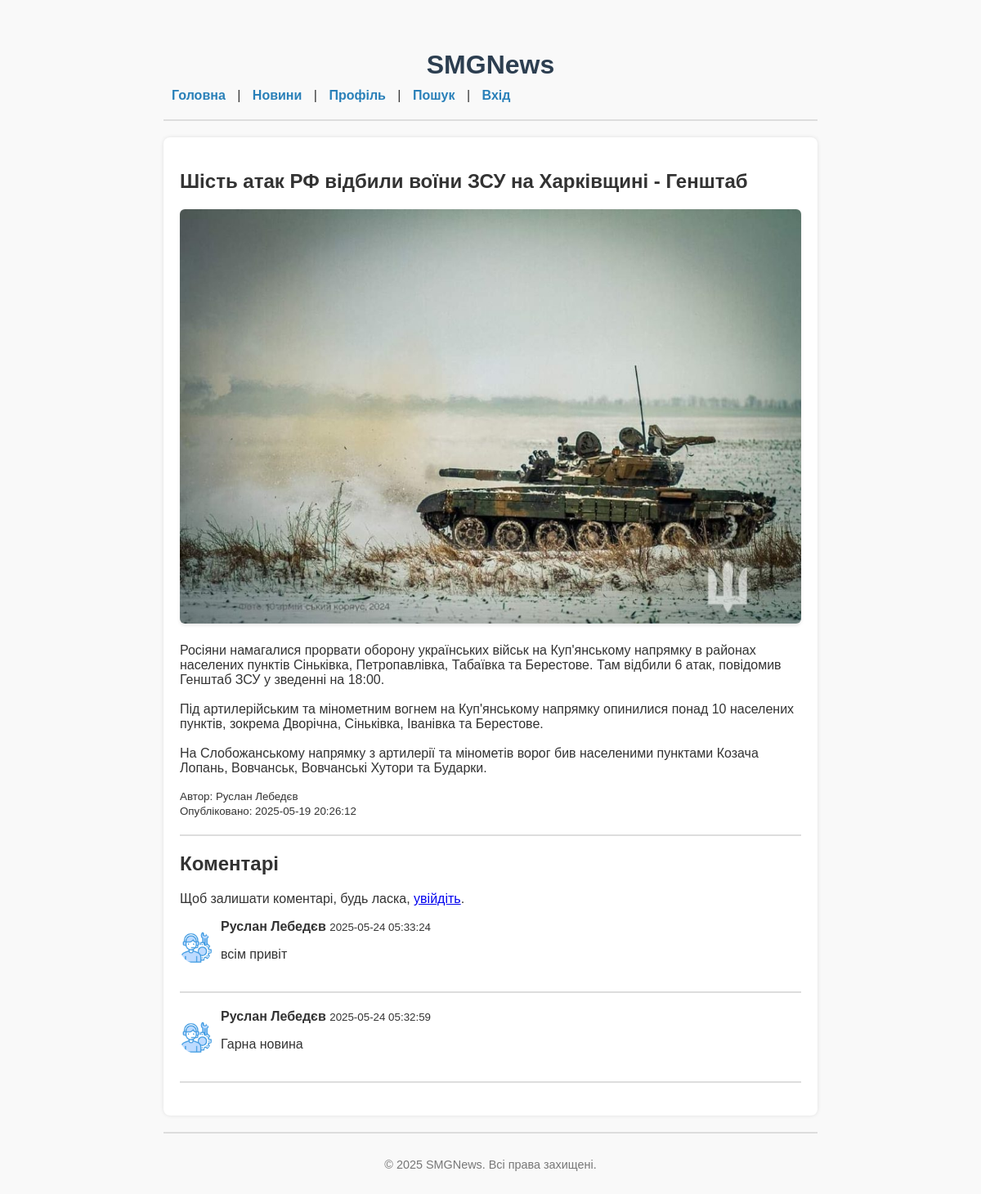
Screenshot of /public/news/17 with the database file from the repository.
### tables this page shows
CREATE TABLE news (
            id INTEGER PRIMARY KEY AUTOINCREMENT,
            title TEXT NOT NULL,
            content TEXT NOT NULL,
            author_id INTEGER,
            is_main INTEGER DEFAULT 0,
            publish_date TEXT, image_path VARCHAR(255) DEFAULT NULL,
            FOREIGN KEY(author_id) REFERENCES users(id)
        );

CREATE TABLE "comments" (
    id INTEGER PRIMARY KEY AUTOINCREMENT,
    news_id INTEGER NOT NULL,
    user_id INTEGER NOT NULL,
    comment_text TEXT NOT NULL,
    created_at TIMESTAMP DEFAULT CURRENT_TIMESTAMP
);

### app/core/View.php (called while the page is built, shortened)
<?php
class View {
    private string $template;
    public function __construct(string $template) {
        $this->template = $template;
    }
    public function render(array $data = []): void {
        require $_SERVER['DOCUMENT_ROOT'] . '/project/app/views/' . $this->template . '.php';
        $content = ob_get_clean();
        require $_SERVER['DOCUMENT_ROOT'] . '/project/app/views/layouts/main.php';
    }
}

### app/controllers/NewsController.php (called while the page is built, shortened)
<?php
class NewsController {
    private $newsRepo;
    private $commentRepo;
    public function __construct() {
        $this->newsRepo = ModelFactory::create('newsrepository');
        $this->newsRepo = ModelFactory::create('newsrepository');
        $this->commentRepo = ModelFactory::create('commentrepository');
    }
    public function detail($id) {
    $newsItem = $this->newsRepo->getNewsById((int)$id);
    if (!$newsItem) {
        $title = 'Новина не знайдена';
    } else {
        $title = $newsItem['title'];
    }
    $baseUrl = '/project/public';
    $comments = $this->commentRepo->getCommentsByNewsId((int)$id);
    $view = new View('news/detail');
    $view->render([
        'title' => $title,
        'newsItem' => $newsItem,
        'baseUrl' => $baseUrl,
        'comments' => $comments,
    ]);
    }
}

### public/index.php (called while the page is built, shortened)
<?php
$basePath = '/project/public';
$requestUri = $_SERVER['REQUEST_URI'];
$uri = parse_url($requestUri, PHP_URL_PATH);
if (strpos($uri, $basePath) === 0) {
    $uri = substr($uri, strlen($basePath));
}
$router = Router::getInstance();
$router->add('/', [\App\Controllers\HomeController::class, 'index']);
$router->add('/news', [\App\Controllers\NewsController::class, 'list']);
$router->add('/news/{id}', [\App\Controllers\NewsController::class, 'detail']);
$router->add('/news/add', [\App\Controllers\NewsController::class, 'addForm']);
$router->add('/news/add_post', [\App\Controllers\NewsController::class, 'add']);
$router->add('/user/profile', [\App\Controllers\UserController::class, 'profile']);
$router->add('/user/login', [\App\Controllers\AuthController::class, 'showLoginForm']);
$router->add('/user/login_post', [\App\Controllers\AuthController::class, 'login']);
$router->add('/user/register_post', [\App\Controllers\AuthController::class, 'register']);
$router->add('/user/logout', [\App\Controllers\AuthController::class, 'logout']);
$router->add('/user/profile/clear_notifications', [\App\Controllers\UserController::class, 'clearNotifications']);
$router->add('/user/profile/delete_notification', [\App\Controllers\UserController::class, 'deleteNotification']);
$router->add('/user/profile/mark_notification_read', [\App\Controllers\UserController::class, 'markNotificationRead']);
$router->add('/news/search', [\App\Controllers\NewsController::class, 'search']);
$router->add('/news/delete/{id}', [\App\Controllers\NewsController::class, 'delete']);
$router->add('/news/set_main/{id}', [\App\Controllers\NewsController::class, 'setMain']);
$router->add('/news/unset_main/{id}', [\App\Controllers\NewsController::class, 'unsetMain']);
$router->add('/comment/add', [\App\Controllers\CommentController::class, 'add']);
$router->add('/comment/delete/{id}', [\App\Controllers\CommentController::class, 'delete']);
$router->add('/user/profile/update', [\App\Controllers\UserController::class, 'updateProfile']);
$router->dispatch($uri);

### app/core/Database.php (called while the page is built, shortened)
<?php
class Database {
    private static ?PDO $connection = null;
    public static function getConnection(string $dbFile = __DIR__ . '/../../smgnews.db'): PDO {
        if (self::$connection === null) {
            try {
                self::$connection = new PDO("sqlite:" . $dbFile);
                self::$connection->setAttribute(PDO::ATTR_ERRMODE, PDO::ERRMODE_EXCEPTION);
                self::$connection->setAttribute(PDO::ATTR_DEFAULT_FETCH_MODE, PDO::FETCH_ASSOC);
            } catch (PDOException $e) {
                die("Ошибка подключения к базе данных: " . $e->getMessage());
            }
        }
        return self::$connection;
    }
}

### app/factories/ModelFactory.php (called while the page is built, shortened)
<?php
class ModelFactory {
    public static function create(string $type, ?DatabaseAdapterInterface $dbAdapter = null): object
    {
        if ($dbAdapter === null) {
            $dbAdapter = new SqliteDatabaseAdapter();
        }
        switch (strtolower($type)) {
            case 'userrepository':
                return new UserRepository($dbAdapter);
            case 'newsrepository':
                $repo = new NewsRepository($dbAdapter);
                return new NewsRepositoryLoggerDecorator($repo);
            case 'commentrepository':
                return new CommentRepository($dbAdapter);
        }
    }
}

### app/decorators/NewsRepositoryLoggerDecorator.php (called while the page is built, shortened)
<?php
class NewsRepositoryLoggerDecorator implements NewsRepositoryInterface
{
    private NewsRepositoryInterface $wrapped;
    public function __construct(NewsRepositoryInterface $wrapped)
    {
        $this->wrapped = $wrapped;
    }
    public function getNewsById(int $id): ?array
    {
        return $this->wrapped->getNewsById($id);
    }
}

### app/models/NewsRepository.php (called while the page is built, shortened)
<?php
class NewsRepository implements NewsRepositoryInterface
{
    private DatabaseAdapterInterface $dbAdapter;
    public function __construct(DatabaseAdapterInterface $dbAdapter)
    {
        $this->dbAdapter = $dbAdapter;
    }
    public function getNewsById(int $id): ?array
    {
        $sql = "
            SELECT news.*, users.username AS author_name, users.display_name
            FROM news
            LEFT JOIN users ON news.author_id = users.id
            WHERE news.id = :id
        ";
        $result = $this->dbAdapter->query($sql, [':id' => $id]);
        return $result[0] ?? null;
    }
}

### app/Database/SqliteDatabaseAdapter.php (called while the page is built, shortened)
<?php
class SqliteDatabaseAdapter implements DatabaseAdapterInterface
{
    private PDO $connection;
    public function __construct(string $dbFile = __DIR__ . '/../../smgnews.db')
    {
        $this->connection = Database::getConnection($dbFile);
    }
    public function query(string $query, array $params = []): array
    {
        $stmt = $this->connection->prepare($query);
        $stmt->execute($params);
        return $stmt->fetchAll(PDO::FETCH_ASSOC);
    }
}

### app/models/CommentRepository.php (called while the page is built, shortened)
<?php
class CommentRepository {
    private $dbAdapter;
    public function __construct(DatabaseAdapterInterface $dbAdapter) {
        $this->dbAdapter = $dbAdapter;
    }
    public function getCommentsByNewsId(int $newsId): array {
        $sql = "SELECT
                    comments.*,
                    users.username,
                    users.display_name,
                    users.avatar_path
                FROM comments
                JOIN users ON comments.user_id = users.id
                WHERE comments.news_id = ?
                ORDER BY comments.created_at DESC";
        return $this->dbAdapter->query($sql, [$newsId]);
    }
}

### app/views/news/detail.php (the view, shortened to what this page needs)
<article class="news-detail">
    <h1><?= htmlspecialchars($newsItem['title']) ?></h1>
    <?php if (!empty($newsItem['image_path'])): ?>
        <div class="news-image-container">
            <img src="<?= htmlspecialchars($baseUrl . $newsItem['image_path']) ?>" alt="Зображення новини">
        </div>
    <?php endif; ?>
    <div class="news-content">
        <p><?= nl2br(htmlspecialchars($newsItem['content'])) ?></p>
    </div>
    <?php
    $authorName = !empty($newsItem['display_name']) ? $newsItem['display_name'] : ($newsItem['author_name'] ?? 'Невідомий автор');
    if (!empty($newsItem['publish_date'])) {
        try {
            $utcDate = new DateTime($newsItem['publish_date'], new DateTimeZone('UTC'));
            $utcDate->setTimezone(new DateTimeZone('Europe/Kiev'));
            $formattedDate = $utcDate->format('Y-m-d H:i:s');
        } catch (Exception $e) {
            $formattedDate = $newsItem['publish_date'];
        }
    } else {
        $formattedDate = '';
    }
    ?>
    <small>Автор: <?= htmlspecialchars($authorName) ?></small><br>
    <small>Опубліковано: <?= htmlspecialchars($formattedDate) ?></small>
    <hr>
    <h2>Коментарі</h2>
    <?php if (isset($_SESSION['user_id'])): ?>
        <form method="POST" action="/project/public/comment/add">
            <input type="hidden" name="news_id" value="<?= htmlspecialchars($newsItem['id']) ?>">
            <textarea name="comment_text" required placeholder="Ваш коментар..." rows="4" style="width:100%;"></textarea>
            <button type="submit" style="margin-top: 10px;">Надіслати</button>
        </form>
    <?php else: ?>
        <p>Щоб залишати коментарі, будь ласка, <a href="/project/public/user/login">увійдіть</a>.</p>
    <?php endif; ?>
    <?php if (!empty($comments)): ?>
        <?php foreach ($comments as $comment): ?>
            <div class="comment" style="display:flex; align-items:center; margin-bottom:15px;">
                <?php
                $avatarPath = !empty($comment['avatar_path']) ? $baseUrl . $comment['avatar_path'] : $baseUrl . '/images/default-avatar.png';
                $userName = !empty($comment['display_name']) ? $comment['display_name'] : $comment['username'];
                if (!empty($comment['created_at'])) {
                    try {
                        $commentDate = new DateTime($comment['created_at'], new DateTimeZone('UTC'));
                        $commentDate->setTimezone(new DateTimeZone('Europe/Kiev'));
                        $formattedCommentDate = $commentDate->format('Y-m-d H:i:s');
                    } catch (Exception $e) {
                        $formattedCommentDate = $comment['created_at'];
                    }
                } else {
                    $formattedCommentDate = '';
                }
                ?>
                <img src="<?= htmlspecialchars($avatarPath) ?>" alt="Аватар" style="width:40px; height:40px; border-radius:50%; margin-right:10px;">
                <div>
                    <p style="margin:0;">
                        <strong><?= htmlspecialchars($userName) ?></strong>
                        <small><?= htmlspecialchars($formattedCommentDate) ?></small>
                    </p>
                    <p><?= nl2br(htmlspecialchars($comment['comment_text'])) ?></p>
                </div>
            </div>
            <hr>
        <?php endforeach; ?>
    <?php else: ?>
        <p>Поки що немає коментарів. Станьте першим!</p>
    <?php endif; ?>
</article>

### app/core/Router.php (shortened to what this page needs)
<?php
class Router {
    private array $routes = [];
    public function add(string $path, $handler): void {
        $this->routes[$path] = $handler;
    }
    public function dispatch(string $uri): void {
        $uri = rtrim($uri, '/') ?: '/';
        foreach ($this->routes as $route => $handler) {
    $pattern = preg_replace('#\{[a-zA-Z_]+\}#', '(\d+)', $route);
    $pattern = "#^" . $pattern . "$#";
    if (preg_match($pattern, $uri, $matches)) {
                array_shift($matches);
                if (is_array($handler)) {
                    [$class, $method] = $handler;
                    $controller = new $class();
                    $params = [];
                    $params = array_merge($matches, $params);
                    call_user_func_array([$controller, $method], $params);
                    return;
                } elseif (is_callable($handler)) {
                    call_user_func_array($handler, $matches);
                    return;
                }
            }
        }
    }
}

### app/views/layouts/main.php (shortened to what this page needs)
<!DOCTYPE html>
<html lang="ua">
<head>
    <link rel="stylesheet" href="/project/public/css/style.css">
</head>
<body>
<header>
    <h1>SMGNews</h1>
    <nav>
        <a href="/project/public/">Головна</a> |
        <a href="/project/public/news">Новини</a> |
        <a href="/project/public/user/profile">Профіль</a> |
        <a href="/project/public/news/search">Пошук</a> |
        <?php if (isset($_SESSION['user_id'])): ?>
            <a href="/project/public/user/logout">Вийти</a>
        <?php else: ?>
            <a href="/project/public/user/login">Вхід</a>
        <?php endif; ?>
    </nav>
</header>
<hr>
<main>
    <?= $content ?? '' ?>
</main>
<hr>
<footer>© 2025 SMGNews. Всі права захищені.</footer>
</body>
</html>

### public/css/style.css (style rules this page uses)
body { max-width: 800px; margin: 20px auto; padding: 20px; background-color: #f9f9f9; font-family: Arial, sans-serif; color: #333; }
header h1 { color: #2c3e50; text-align: center; margin-bottom: 10px; }
nav a { color: #2980b9; text-decoration: none; margin: 0 10px; font-weight: bold; }
hr { border: none; border-top: 2px solid #ddd; margin: 20px 0; }
main { background-color: #fff; padding: 20px; border-radius: 8px; box-shadow: 0 0 5px rgba(0,0,0,0.1); }
footer { text-align: center; font-size: 0.9em; color: #777; margin-top: 30px; }
.news-detail .news-image-container { max-width: 100%; margin: 20px 0; }
.news-detail .news-image-container img { max-width: 100%; height: auto; border-radius: 6px; box-shadow: 0 2px 4px rgba(0,0,0,0.1); }

### rows the page displays
news: title "Шість атак РФ відбили воїни ЗСУ на Харківщині - Генштаб", image_path (picture), content "Росіяни намагалися прорвати оборону українських військ на Куп'янському напрямку в районах населених пунктів Сіньківка, Петропавлівка, Табаївка та Берестове. Там відбили 6 атак, повідомив Генштаб ЗСУ у зведенні на 18:00. Під артилерійським та мінометним вогнем на Куп'янському напрямку опинилися понад 10 населених пунктів, зокрема Дворічна, Сіньківка, Іванівка та Берестове. На Слобожанському напрямку з артилерії та мінометів ворог бив населеними пунктами Козача Лопань, Вовчанськ, Вовчанські Хутори та Бударки.", authorName "Руслан Лебедєв", publish_date "2025-05-19 20:26:12"
comments: userName "Руслан Лебедєв", created_at "2025-05-24 05:33:24", comment_text "всім привіт"
comments: userName "Руслан Лебедєв", created_at "2025-05-24 05:32:59", comment_text "Гарна новина"
